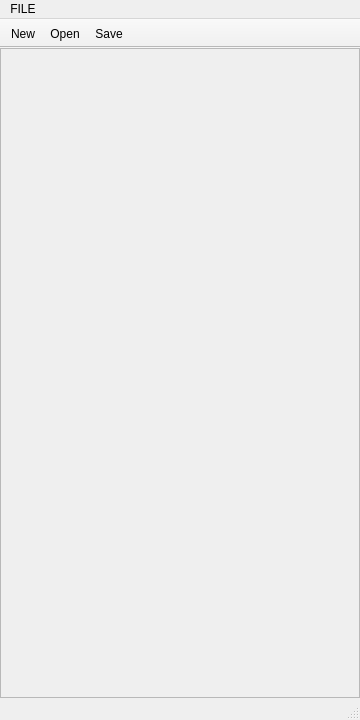
<?xml version="1.0" encoding="UTF-8"?>
<ui version="4.0">
 <class>MainWindowClass</class>
 <widget class="QMainWindow" name="MainWindowClass">
  <property name="geometry">
   <rect>
    <x>0</x>
    <y>0</y>
    <width>360</width>
    <height>720</height>
   </rect>
  </property>
  <property name="windowTitle">
   <string>Erasmus3</string>
  </property>
  <widget class="QWidget" name="centralWidget">
   <layout class="QVBoxLayout" name="verticalLayout_2">
    <property name="spacing">
     <number>0</number>
    </property>
    <property name="leftMargin">
     <number>0</number>
    </property>
    <property name="topMargin">
     <number>0</number>
    </property>
    <property name="rightMargin">
     <number>0</number>
    </property>
    <property name="bottomMargin">
     <number>0</number>
    </property>
    <item>
     <widget class="QScrollArea" name="scrollArea_2">
      <property name="widgetResizable">
       <bool>true</bool>
      </property>
      <widget class="QWidget" name="scrollAreaWidgetContents">
       <property name="geometry">
        <rect>
         <x>0</x>
         <y>0</y>
         <width>358</width>
         <height>643</height>
        </rect>
       </property>
       <layout class="QVBoxLayout" name="verticalLayout_4">
        <property name="spacing">
         <number>0</number>
        </property>
        <property name="leftMargin">
         <number>0</number>
        </property>
        <property name="topMargin">
         <number>0</number>
        </property>
        <property name="rightMargin">
         <number>0</number>
        </property>
        <property name="bottomMargin">
         <number>0</number>
        </property>
        <item>
         <widget class="QWidget" name="panel_objectList" native="true">
          <layout class="QVBoxLayout" name="verticalLayout_5">
           <property name="spacing">
            <number>0</number>
           </property>
           <property name="leftMargin">
            <number>0</number>
           </property>
           <property name="topMargin">
            <number>0</number>
           </property>
           <property name="rightMargin">
            <number>0</number>
           </property>
           <property name="bottomMargin">
            <number>0</number>
           </property>
          </layout>
         </widget>
        </item>
        <item>
         <spacer name="verticalSpacer_2">
          <property name="orientation">
           <enum>Qt::Vertical</enum>
          </property>
          <property name="sizeHint" stdset="0">
           <size>
            <width>20</width>
            <height>40</height>
           </size>
          </property>
         </spacer>
        </item>
       </layout>
      </widget>
     </widget>
    </item>
   </layout>
  </widget>
  <widget class="QMenuBar" name="menuBar">
   <property name="geometry">
    <rect>
     <x>0</x>
     <y>0</y>
     <width>360</width>
     <height>21</height>
    </rect>
   </property>
   <widget class="QMenu" name="menuFILE">
    <property name="title">
     <string>FILE</string>
    </property>
    <addaction name="actionNew"/>
    <addaction name="actionOpen"/>
    <addaction name="actionSave"/>
    <addaction name="separator"/>
    <addaction name="actionExit"/>
   </widget>
   <addaction name="menuFILE"/>
  </widget>
  <widget class="QStatusBar" name="statusBar"/>
  <widget class="QToolBar" name="toolBar">
   <property name="windowTitle">
    <string>toolBar</string>
   </property>
   <property name="movable">
    <bool>false</bool>
   </property>
   <property name="iconSize">
    <size>
     <width>24</width>
     <height>24</height>
    </size>
   </property>
   <attribute name="toolBarArea">
    <enum>TopToolBarArea</enum>
   </attribute>
   <attribute name="toolBarBreak">
    <bool>false</bool>
   </attribute>
   <addaction name="actionNew"/>
   <addaction name="actionOpen"/>
   <addaction name="actionSave"/>
  </widget>
  <action name="actionNew">
   <property name="icon">
    <iconset resource="Erasmus3.qrc">
     <normaloff>:/MainWindow/images/Actions-document-new-icon.png</normaloff>:/MainWindow/images/Actions-document-new-icon.png</iconset>
   </property>
   <property name="text">
    <string>&amp;New</string>
   </property>
   <property name="shortcut">
    <string>Ctrl+N</string>
   </property>
  </action>
  <action name="actionOpen">
   <property name="icon">
    <iconset resource="Erasmus3.qrc">
     <normaloff>:/MainWindow/images/Actions-document-open-icon.png</normaloff>:/MainWindow/images/Actions-document-open-icon.png</iconset>
   </property>
   <property name="text">
    <string>&amp;Open...</string>
   </property>
   <property name="shortcut">
    <string>Ctrl+O</string>
   </property>
  </action>
  <action name="actionExit">
   <property name="text">
    <string>Exit</string>
   </property>
  </action>
  <action name="actionClearImageCache">
   <property name="text">
    <string>Clear Image Cache</string>
   </property>
  </action>
  <action name="actionSave">
   <property name="icon">
    <iconset resource="Erasmus3.qrc">
     <normaloff>:/MainWindow/images/Actions-document-save-icon.png</normaloff>:/MainWindow/images/Actions-document-save-icon.png</iconset>
   </property>
   <property name="text">
    <string>&amp;Save</string>
   </property>
   <property name="shortcut">
    <string>Ctrl+S</string>
   </property>
  </action>
  <action name="actionSaveAs">
   <property name="text">
    <string>Save As...</string>
   </property>
  </action>
 </widget>
 <layoutdefault spacing="6" margin="11"/>
 <resources>
  <include location="Erasmus3.qrc"/>
 </resources>
 <connections/>
 <slots>
  <slot>menuTriggered(QAction*)</slot>
  <slot>button_openSessionFile()</slot>
 </slots>
</ui>
